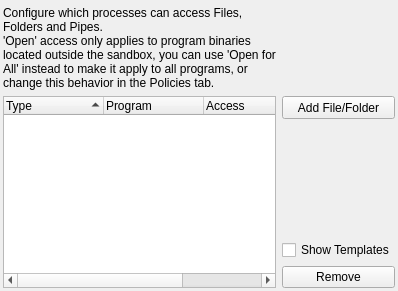
           <widget class="QWidget" name="tabFiles">
            <attribute name="title">
             <string>Files</string>
            </attribute>
            <layout class="QGridLayout" name="gridLayout_72">
             <property name="leftMargin">
              <number>3</number>
             </property>
             <property name="topMargin">
              <number>6</number>
             </property>
             <property name="rightMargin">
              <number>3</number>
             </property>
             <property name="bottomMargin">
              <number>3</number>
             </property>
             <item row="0" column="0">
              <layout class="QGridLayout" name="gridLayout_67">
               <item row="3" column="1">
                <widget class="QCheckBox" name="chkShowFilesTmpl">
                 <property name="text">
                  <string>Show Templates</string>
                 </property>
                </widget>
               </item>
               <item row="4" column="1">
                <widget class="QPushButton" name="btnDelFile">
                 <property name="text">
                  <string>Remove</string>
                 </property>
                </widget>
               </item>
               <item row="1" column="0" rowspan="4">
                <widget class="QTreeWidget" name="treeFiles">
                 <property name="sortingEnabled">
                  <bool>true</bool>
                 </property>
                 <column>
                  <property name="text">
                   <string>Type</string>
                  </property>
                 </column>
                 <column>
                  <property name="text">
                   <string>Program</string>
                  </property>
                 </column>
                 <column>
                  <property name="text">
                   <string>Access</string>
                  </property>
                 </column>
                 <column>
                  <property name="text">
                   <string>Path</string>
                  </property>
                 </column>
                </widget>
               </item>
               <item row="1" column="1">
                <widget class="QToolButton" name="btnAddFile">
                 <property name="sizePolicy">
                  <sizepolicy hsizetype="Preferred" vsizetype="Fixed">
                   <horstretch>0</horstretch>
                   <verstretch>0</verstretch>
                  </sizepolicy>
                 </property>
                 <property name="minimumSize">
                  <size>
                   <width>0</width>
                   <height>23</height>
                  </size>
                 </property>
                 <property name="text">
                  <string>Add File/Folder</string>
                 </property>
                </widget>
               </item>
               <item row="2" column="1">
                <spacer name="verticalSpacer_11">
                 <property name="orientation">
                  <enum>Qt::Orientation::Vertical</enum>
                 </property>
                 <property name="sizeHint" stdset="0">
                  <size>
                   <width>20</width>
                   <height>40</height>
                  </size>
                 </property>
                </spacer>
               </item>
               <item row="0" column="0">
                <widget class="QLabel" name="label_7">
                 <property name="text">
                  <string>Configure which processes can access Files, Folders and Pipes. 
'Open' access only applies to program binaries located outside the sandbox, you can use 'Open for All' instead to make it apply to all programs, or change this behavior in the Policies tab.</string>
                 </property>
                 <property name="wordWrap">
                  <bool>true</bool>
                 </property>
                </widget>
               </item>
              </layout>
             </item>
            </layout>
           </widget>
